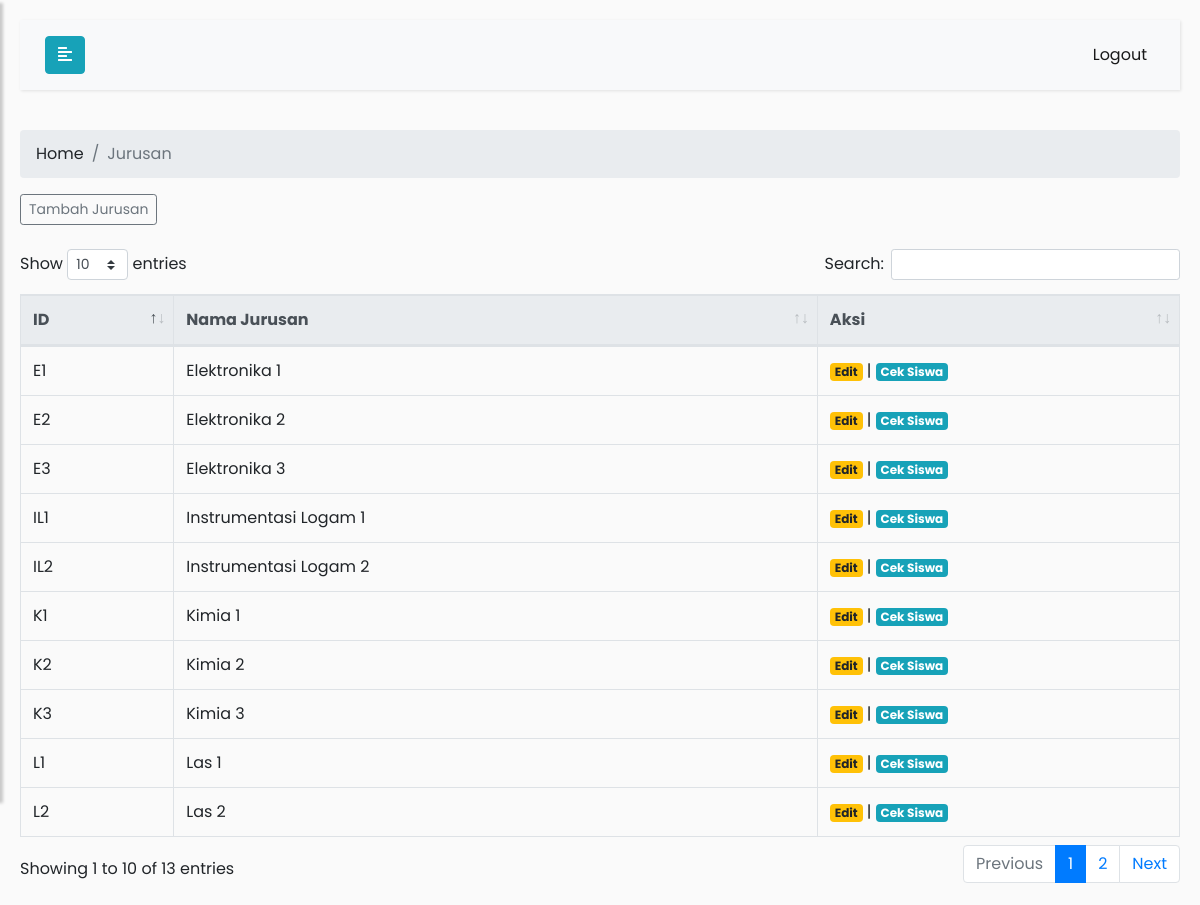
Screenshot of /admin/jurusan/daftar_jurusan.php (signed in) with the database file from the repository.
### tables this page shows
CREATE TABLE `tbl_jurusan` (
  `id_jurusan` varchar(10) NOT NULL,
  `nama_jurusan` varchar(30) NOT NULL
);

### admin/jurusan/daftar_jurusan.php (the view, shortened to what this page needs)
<?php
include "../../config/koneksi.php";
 ?>
<!DOCTYPE html>
<html>
<head>
	<?php
        include '../layout/a_head.php';
     ?>
</head>
<body>
	<div class="wrapper">
        <div id="content">
            <nav class="navbar navbar-expand-lg navbar-light bg-light">
                <div class="container-fluid">
                    <button type="button" id="sidebarCollapse" class="btn btn-info">
                        <i class="fas fa-align-left"></i>
                    </button>
                    <div class="collapse navbar-collapse" id="navbarSupportedContent">
                        <ul class="nav navbar-nav ml-auto">
                            <li class="nav-item active">
                                <a class="nav-link" href="../logout_admin.php">Logout</a>
                            </li>
                        </ul>
                    </div>
                </div>
            </nav>
            <nav aria-label="breadcrumb">
              <ol class="breadcrumb">
                <li class="breadcrumb-item"><a href="../a_index.php">Home</a></li>
                <li class="breadcrumb-item active" aria-current="page">Jurusan</li>
              </ol>
            </nav>
            <div>
              <a href="tambah_jurusan.php" class="btn btn-outline-secondary btn-sm">Tambah Jurusan</a>
            </div>
            <br>
            <div>
            <table id="tb_kelas" class="table table-bordered">
              <thead class="thead-light">
                <tr>
                  <th scope="col">ID</th>
                  <th scope="col">Nama Jurusan</th>
                  <th scope="col">Aksi</th>
                </tr>
            </thead>
            <tbody>
                <?php
                  $data = mysqli_query($koneksi,"SELECT * from tbl_jurusan");
                  while($d = mysqli_fetch_array($data)){
                 ?>
              <tr>
                <td><?php echo $d['id_jurusan']; ?></td>
                  <td><?php echo $d['nama_jurusan']; ?></td>
                  <td><a href="j_edit.php?id_jurusan=<?php echo $d['id_jurusan'];?>" class="badge badge-warning">Edit</a>
                      | <a href="j_ceksiswa.php?nama_jurusan=<?php echo $d['nama_jurusan'];?>" class="badge badge-info">Cek Siswa</a>
                </td>
              </tr>
        <?php } ?>
            </tbody>
            </table>
            </div>
        </div>
    </div>
</body>
</html>

### admin/layout/a_head.php (shortened to what this page needs)
<link rel="stylesheet" type="text/css" href="../../assets/css/bootstrap.min.css">
 <link rel="stylesheet" type="text/css" href="../../assets/css/style3.css">
<link rel="stylesheet" type="text/css" href="../../assets/css/jquery.mCustomScrollbar.min.css">
<link rel="stylesheet" type="text/css" href="../../assets/css/edited.css">
<link rel="stylesheet" type="text/css" href="../../assets/css/fontawesome.min.css">
<link rel="stylesheet" type="text/css" href="../../assets/css/dataTables.bootstrap4.min.css">

### assets/css/style3.css (style rules this page uses)
body { font-family: 'Poppins', sans-serif; background: #fafafa; }
a, a:hover, a:focus { color: inherit; text-decoration: none; transition: all 0.3s; }
.navbar { padding: 15px 10px; background: #fff; border: none; border-radius: 0; margin-bottom: 40px; box-shadow: 1px 1px 3px rgba(0, 0, 0, 0.1); }
#content { width: 100%; padding: 20px; min-height: 100vh; transition: all 0.3s; position: absolute; top: 0; right: 0; }

### rows the page displays
tbl_jurusan: id_jurusan "E1", nama_jurusan "Elektronika 1"
tbl_jurusan: id_jurusan "E2", nama_jurusan "Elektronika 2"
tbl_jurusan: id_jurusan "E3", nama_jurusan "Elektronika 3"
tbl_jurusan: id_jurusan "IL1", nama_jurusan "Instrumentasi Logam 1"
tbl_jurusan: id_jurusan "IL2", nama_jurusan "Instrumentasi Logam 2"
tbl_jurusan: id_jurusan "K1", nama_jurusan "Kimia 1"
tbl_jurusan: id_jurusan "K2", nama_jurusan "Kimia 2"
tbl_jurusan: id_jurusan "K3", nama_jurusan "Kimia 3"
tbl_jurusan: id_jurusan "L1", nama_jurusan "Las 1"
tbl_jurusan: id_jurusan "L2", nama_jurusan "Las 2"
